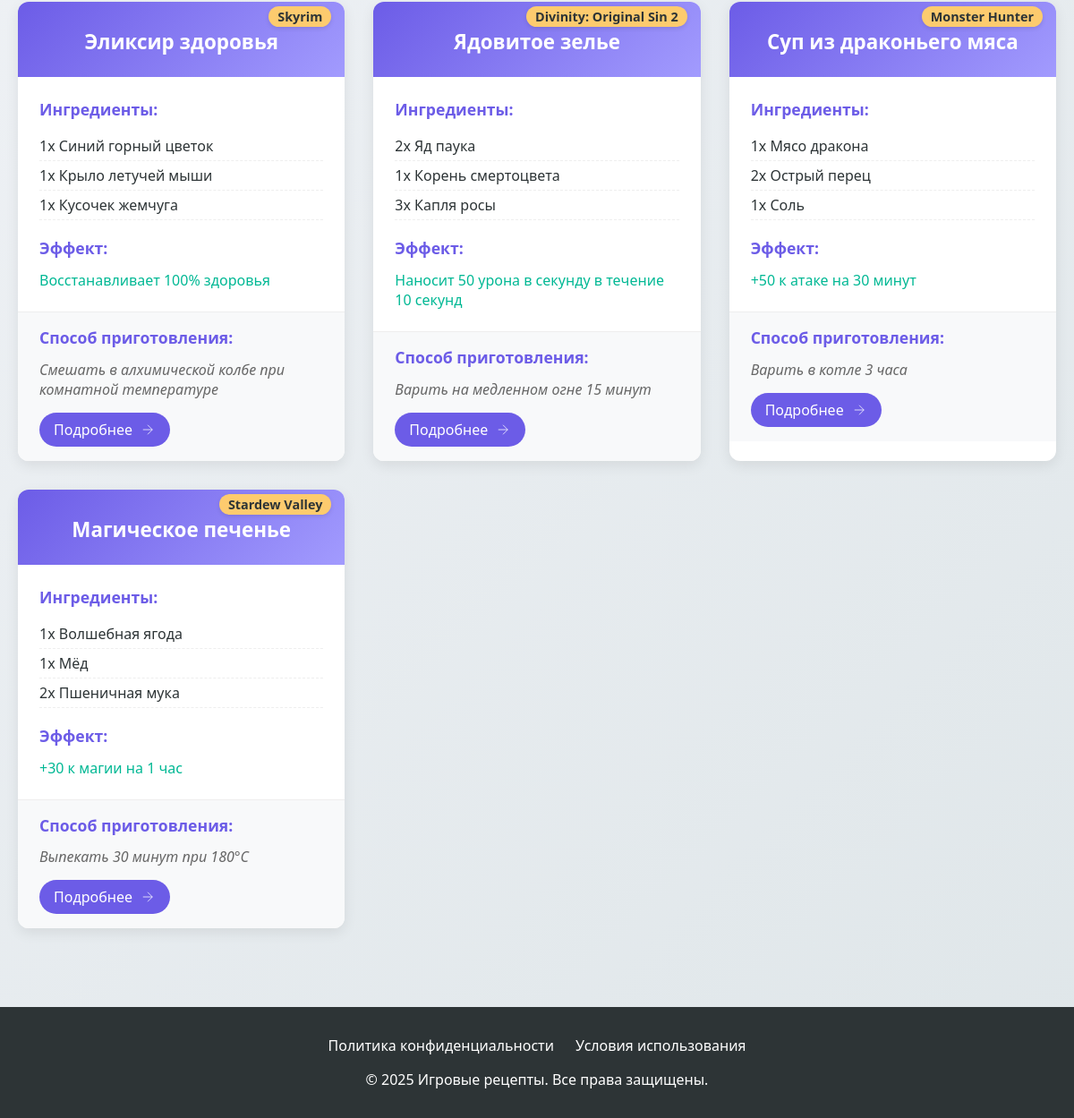
The app's page /catalog/ (lower part), older data.
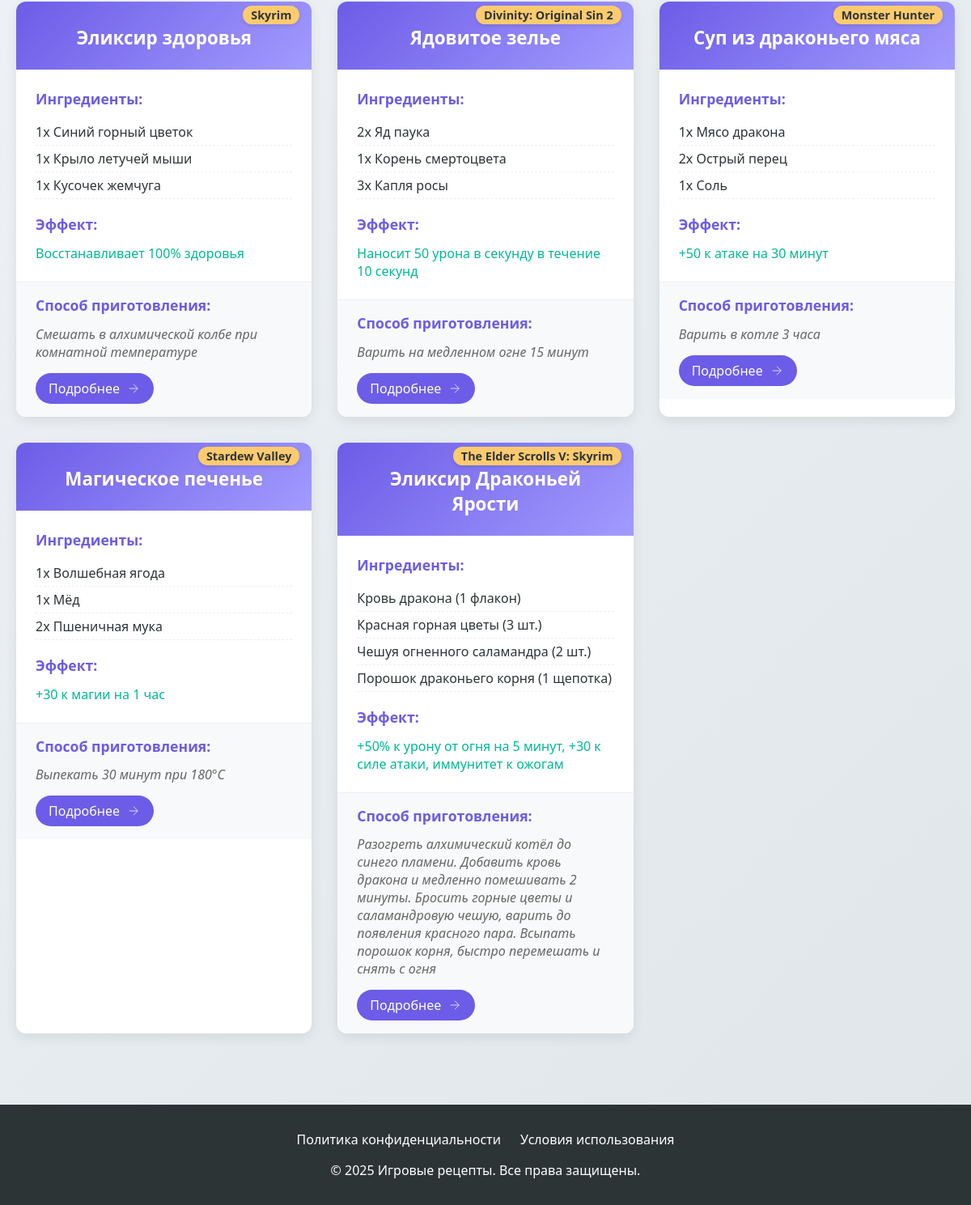
The same page, newer data.
### star/models.py (models this page shows)
class recipe(models.Model):
    title = models.CharField(max_length = 255, verbose_name = 'Название')
    slug = models.SlugField(max_length = 255, unique = True, db_index = True, verbose_name = 'slug')
    game = models.CharField(max_length = 255, verbose_name = 'Название игры')
    ingredients = models.JSONField(default =list, blank = True, verbose_name = 'Ингредиенты')
    effect = models.CharField(max_length = 255, verbose_name = 'Эффект')
    preparation = models.CharField(max_length = 255, verbose_name = 'Способ приготовления')
    time_create = models.DateTimeField(auto_now_add = True, verbose_name = 'Время создания')
    time_update = models.DateTimeField(auto_now = True, verbose_name = 'Время изменение')
    cat = models.ForeignKey('Category', on_delete = models.PROTECT, verbose_name = 'Категория')
    class Meta:
        verbose_name = 'Лучшие рецепты'
        verbose_name_plural = 'Лучшие рецепты'
        ordering = ['time_create']
        indexes = [
            models.Index(fields = ['time_create'])
        ]
    def get_absolute_url(self):
         return reverse('recipe', kwargs = {'recipe_slug' : self.slug})

### star/views.py (the view)
# urls.py: path('catalog/', views.catalog, name='catalog'),
def catalog(request):
    recipes = recipe.objects.all()
    categories = Category.objects.all()
    context = {
        'recipes': recipes,
        'categories': categories,
        'cat_selected': None,
        'title': 'Лучшие рецепты'
    }
    return render(request, 'star/catalog.html', context)

### star/models.py (called while the page is built)
    def get_absolute_url(self):
         return reverse('category', kwargs = {'cat_slug' : self.slug})

### star/templates/star/catalog.html (shortened to what this page needs)
{% extends 'star/base.html' %}
{% load static %}
{% block content %}
<section class="recipes-section">
    <link type="text/css" href="{% static 'star/css/catalog.css' %}" rel="stylesheet">
    <div class="recipes-grid">
        {% for recipe in recipes %}
        <div class="recipe-card">
            <div class="recipe-header">
                <h2>{{ recipe.title }}</h2>
                <span class="game-badge">{{ recipe.game }}</span>
            </div>
            <div class="recipe-content">
                <div class="ingredients">
                    <h3>Ингредиенты:</h3>
                    <ul>
                        {% for ingredient in recipe.ingredients %}
                        <li>{{ ingredient }}</li>
                        {% endfor %}
                    </ul>
                </div>
                <div class="recipe-effects">
                    <h3>Эффект:</h3>
                    <p>{{ recipe.effect }}</p>
                </div>
            </div>
            <div class="recipe-footer">
                <div class="preparation">
                    <h3>Способ приготовления:</h3>
                    <p>{{ recipe.preparation }}</p>
                    <a href="{{ recipe.get_absolute_url }}" class="details-btn">
                        <span>Подробнее</span>
                        <svg width="18" height="18" viewBox="0 0 24 24" fill="none" stroke="currentColor">
                            <path d="M5 12h14M12 5l7 7-7 7"/>
                        </svg>
                    </a>
                </div>
            </div>
        </div>
        {% endfor %}
    </div>
</section>
{% endblock %}

### star/templates/star/base.html (shortened to what this page needs)
{% load static %}
<!DOCTYPE html>
<html lang="ru">
<head>
    <link type="text/css" href="{% static 'star/css/style.css' %}" rel="stylesheet">
</head>
<body>
    <main class="container">
        {% block content %}{% endblock %}
    </main>
    <footer>
        <div class="footer-links">
            <a href="#">Политика конфиденциальности</a>
            <a href="#">Условия использования</a>
        </div>
        <p>© 2025 Игровые рецепты. Все права защищены.</p>
    </footer>
</body>
</html>

### star/static/star/css/style.css (style rules this page uses)
:root { --primary: #6c5ce7; --secondary: #a29bfe; --dark: #2d3436; --light: #f5f6fa; --success: #00b894; --warning: #fdcb6e; --danger: #d63031; }
* { margin: 0; padding: 0; box-sizing: border-box; font-family: 'Segoe UI', Tahoma, Geneva, Verdana, sans-serif; }
body { background: linear-gradient(135deg, var(--light), #dfe6e9); min-height: 100vh; color: var(--dark); }
.container { max-width: 1200px; margin: 0 auto; padding: 100px 20px 40px; }
footer { background: var(--dark); color: white; padding: 2rem 5%; text-align: center; margin-top: 3rem; }
.footer-links { display: flex; justify-content: center; gap: 1.5rem; margin-bottom: 1rem; }
.footer-links a { color: white; text-decoration: none; }
.recipes-grid { display: grid; grid-template-columns: repeat(auto-fill, minmax(350px, 1fr)); gap: 2rem; }
.recipe-card { background: white; border-radius: 12px; overflow: hidden; box-shadow: 0 5px 15px rgba(0, 0, 0, 0.08); transition: transform 0.3s ease, box-shadow 0.3s ease; }
.recipe-header { padding: 1.5rem; background: linear-gradient(135deg, var(--primary), var(--secondary)); color: white; position: relative; }
.game-badge { position: absolute; top: -10px; right: 15px; background: var(--warning); color: var(--dark); padding: 3px 10px; border-radius: 20px; font-size: 0.8rem; font-weight: 600; }
.recipe-header h2 { font-size: 1.4rem; margin-top: 5px; }
.recipe-content { padding: 1.5rem; }
.ingredients h3, .recipe-effects h3, .preparation h3 { font-size: 1.1rem; margin-bottom: 0.8rem; color: var(--primary); }
.ingredients ul { list-style-type: none; margin-bottom: 1.2rem; }
.ingredients li { padding: 5px 0; border-bottom: 1px dashed #eee; }
.recipe-effects p { color: var(--success); font-weight: 500; }
.recipe-footer { padding: 1rem 1.5rem; background: #f8f9fa; border-top: 1px solid #eee; }
.preparation p { font-style: italic; color: #666; }

### star/static/star/css/catalog.css (style rules this page uses)
.details-btn { display: inline-flex; align-items: center; gap: 8px; padding: 8px 16px; background: var(--primary); color: white; border-radius: 50px; text-decoration: none; font-weight: 500; transition: all 0.3s ease; margin-top: 15px; }
.game-badge { display: inline-block; background: var(--warning); color: var(--dark); padding: 2px 10px; border-radius: 13px; font-size: 0.9rem; font-weight: 600; margin-top: 15px; box-shadow: 0 2px 5px rgba(0,0,0,0.1); transition: all 0.3s ease; }
.recipe-header { padding: 1.5rem; text-align: center; }
.recipe-header h2 { margin-bottom: 0; padding-bottom: 0; }

Row changes from the older to the newer data that the page shows:
added recipe: title "Эликсир Драконьей Ярости", game "The Elder Scrolls V: Skyrim", ingredients "Кровь дракона (1 флакон)" "Красная горная цветы (3 шт.)" "Чешуя огненного саламандра (2 шт.)" "Порошок драконьего корня (1 щепотка)", effect "+50% к урону от огня на 5 минут, +30 к силе атаки, иммунитет к ожогам", preparation "Разогреть алхимический котёл до синего пламени. Добавить кровь дракона и медленно помешивать 2 минуты. Бросить горные цветы и саламандровую чешую, варить до появления красного пара. Всыпать порошок корня, быстро перемешать и снять с огня"
